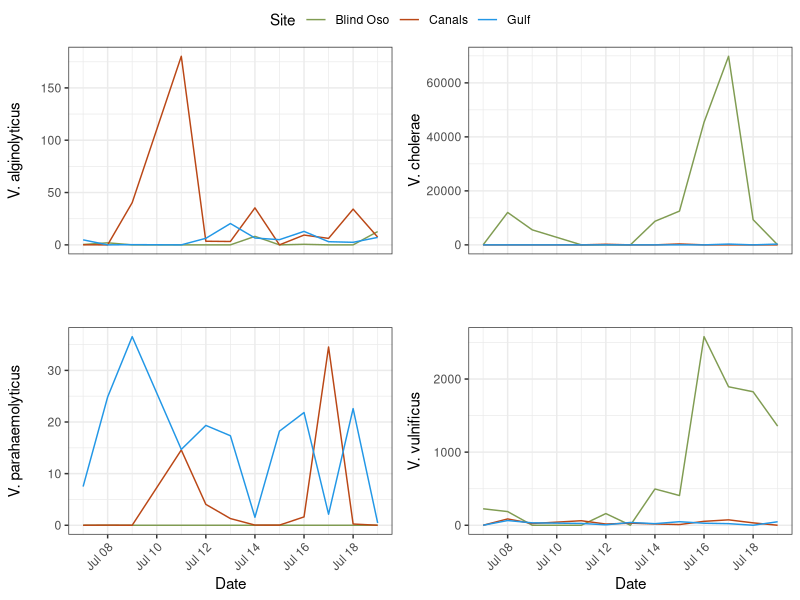
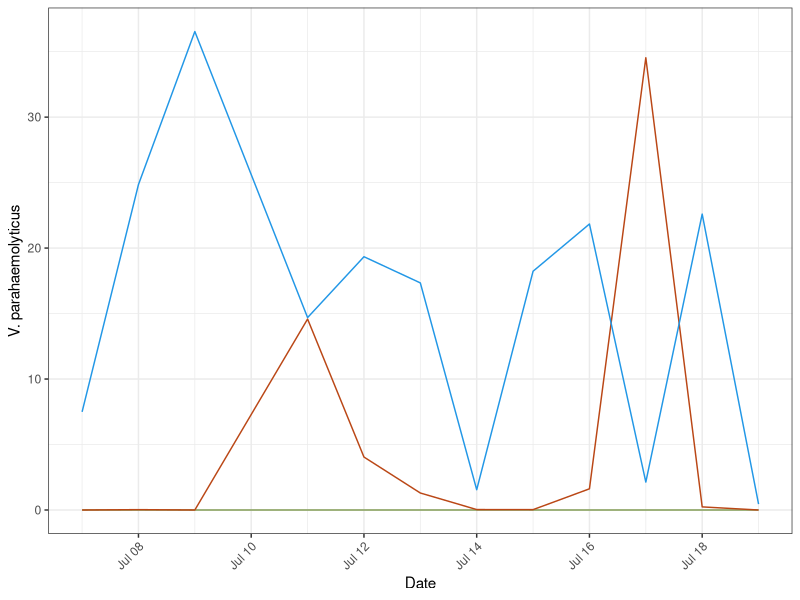
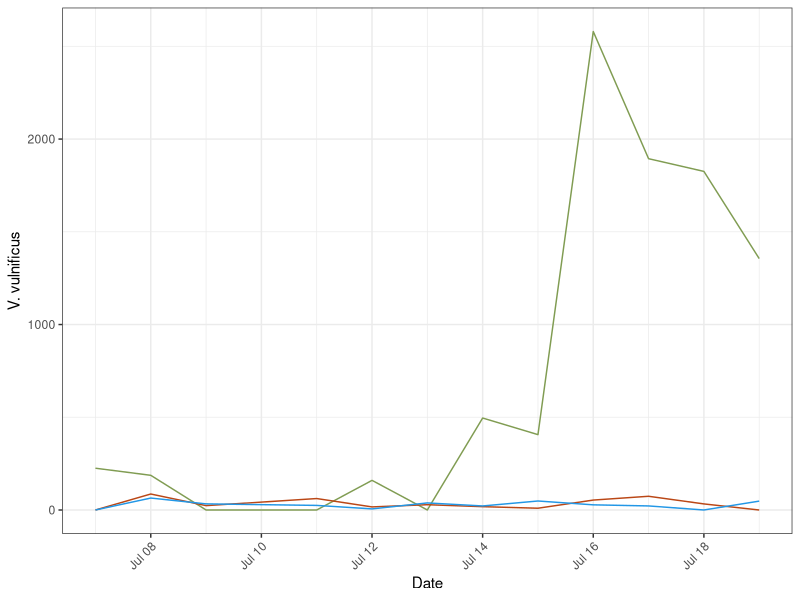
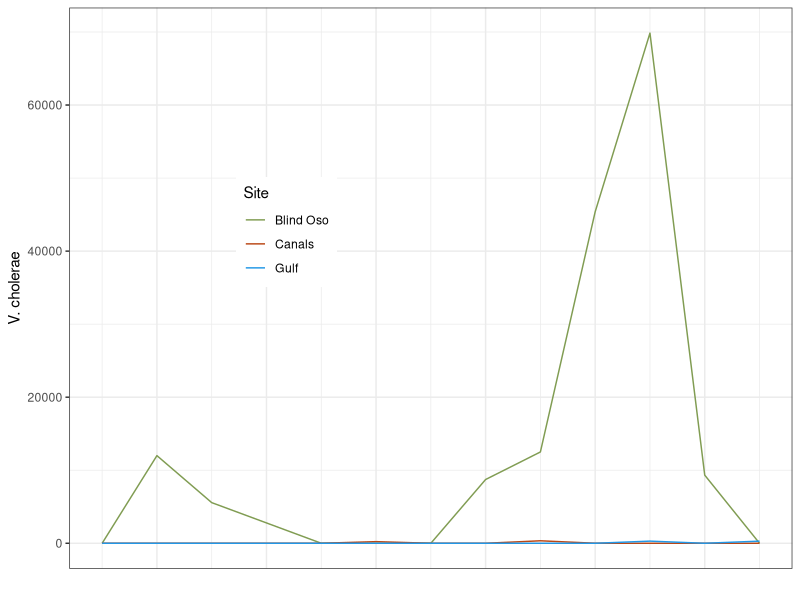
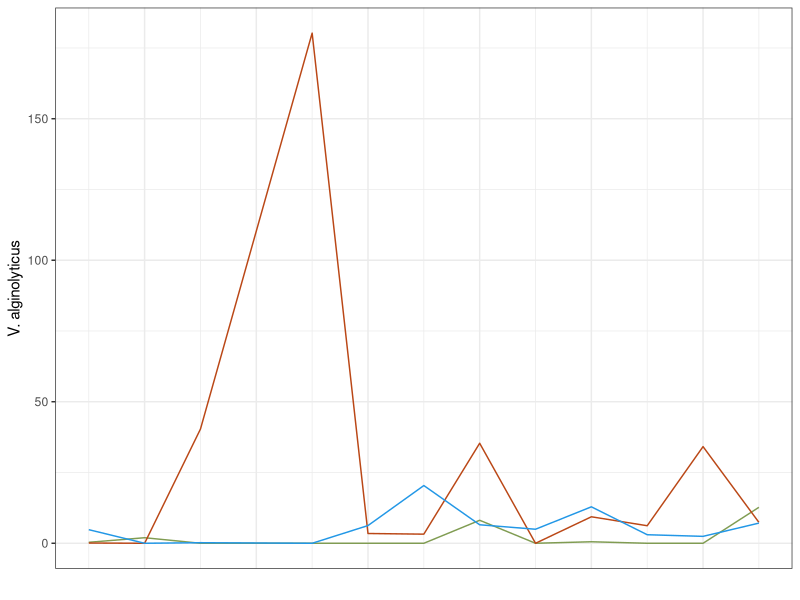
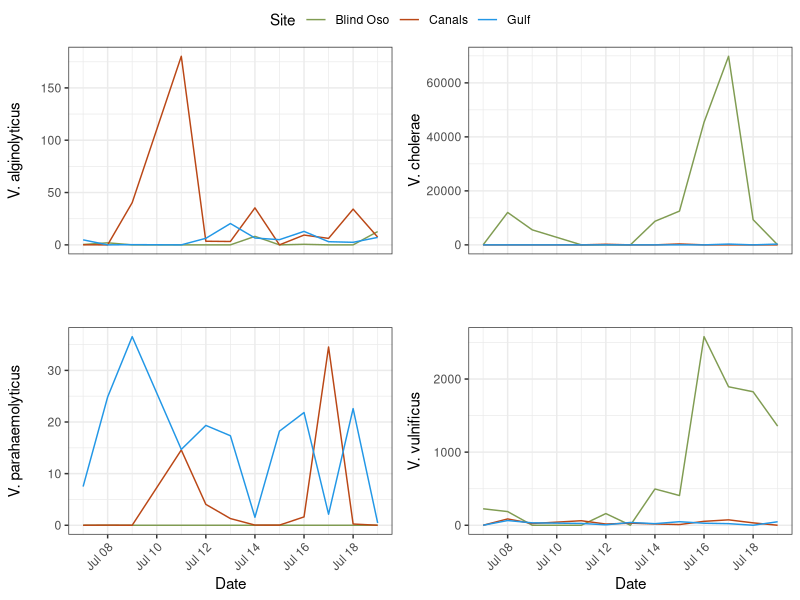

The R script that drew these images, in order: (Note: this script raises an error after producing the figures.)
## ---- chunk 1
library(here)
library(tidyverse)
library(lubridate)
library(ggpubr) #Stacking Plots
## ---- chunk 2
master<- read_csv(here("data", "processed_data","tx_master.csv"))
## ---- chunk 3
master<-
  master %>%
  rename("Site" = "site")
## ---- chunk 4
#png(file = here("results", "plots", "species_specific", "vp_daily.png"))
 vp<-
   master %>%
   filter(Type %in% "Daily") %>%
  ggplot() + geom_line(
    aes(x = date,
        y = Vp,
        color = Site))+ 
  #facet_wrap(~site)  +
  labs(x = "Date",
       y = "V. parahaemolyticus")+
      # title = "Daily Vibrio parahaemolyticus",
       #caption = "BO was 1:10")+
  theme_bw()+
  theme(
    plot.title = element_text(hjust = 0.5),
    axis.text.x = element_text(hjust = 1, angle = 45),
    legend.position = "none")+
  scale_color_manual(values = c("Blind Oso" = "#809C52",
                                "Canals" = "#ba4716",
                                "Gulf" = "4c848c"))
# dev.off()

 ggsave(here("results", "plots", "qpcr", "vp_daily.png"))
## ---- chunk 5
#png(file = here("results", "plots", "species_specific", "vv_daily.png"))
vv<-
 master %>%
   filter(Type %in% "Daily") %>%
  ggplot() + geom_line(
    aes(x = date,
        y = Vv,
        color = Site))+ 
 # facet_wrap(~site)  +
  labs(x = "Date",
       y = "V. vulnificus")+
     #  title = "Daily Vibrio vulnificus")+
  theme_bw()+
  theme(
    plot.title = element_text(hjust = 0.5),
    axis.text.x = element_text(hjust = 1, angle = 45),
    legend.position = "none")+ 
  scale_color_manual(values = c("Blind Oso" = "#809C52",
                                "Canals" = "#ba4716",
                                "Gulf" = "4c848c"))
#dev.off()

 ggsave(here("results", "plots","qpcr", "vv_daily.png"))
## ---- chunk 6
vc<-
  master %>%
   filter(Type %in% "Daily") %>%
  ggplot() + geom_line(
    aes(x = date,
        y = Vc,
        color = Site))+ 
  #facet_wrap(~site)  +
  labs(x = "",
       y = "V. cholerae",
       color = "Site")+
      # title = "Daily Vibrio cholerae ",
      # caption = "Blind Oso was 1:50")+
  theme_bw()+
  theme(
    plot.title = element_text(hjust = 0.5),
    axis.text.x = element_blank(),
    axis.ticks.x = element_blank(),
    legend.position = c(0.3,0.6))+ 
  scale_color_manual(values = c("Blind Oso" = "#809C52", #5 replicates
                                "Canals" = "#ba4716",#3
                                "Gulf" = "4c848c"))#3

 ggsave(here("results", "plots", "qpcr","vc_daily.png"))
## ---- chunk 7
va<-
  master %>%
   filter(Type %in% "Daily") %>%
  ggplot() + geom_line(
    aes(x = date,
        y = Va,
        color = Site))+ 
 # facet_wrap(~site)  +
  labs(x = "",
       y = "V. alginolyticus")+
       #title = "Daily Vibrio alginolyticus ")+
  theme_bw()+
  theme(
    plot.title = element_text(hjust = 0.5),
    axis.text.x = element_blank(),
    axis.ticks.x = element_blank(),
    legend.position = "none")+ 
  scale_color_manual(values = c("Blind Oso" = "#809C52", #5 replicates
                                "Canals" = "#ba4716",#3
                                "Gulf" = "4c848c"))#3

 ggsave(here("results", "plots", "qpcr","va_daily.png"))
## ---- chunk 8
ggarrange(va,vc,vp,vv,
          ncol = 2,nrow =2,
          common.legend = TRUE,
          align = "hv")

ggsave(here('results', 'plots', 'qpcr', 'species_by_site.png'))
## ---- chunk 9
yeet<-
  master %>%
  filter(between(date, as.Date('2022-07-07'), as.Date('2022-07-19')),
         hr_cst %in% "01",
         !date %in% as.Date('2022-07-10')) %>%
  dplyr::select(Site, date, 
         Vv)
## ---- chunk 10
spp<-
  master %>%
  filter(hr_cst %in% "01",
         date %in% as.Date('2022-07-07') : as.Date('2022-07-19'))%>%
  select(date, Va, Vc, Vp, Vv, site)

va<-
  spp %>%
  select(site, date, Va) %>%
  mutate(species = "Va") %>% 
  rename("copies_mL" = "Va")

vc<-
  spp %>%
  select(site, date, Vc) %>%
  mutate(species = "Vc") %>% 
  rename("copies_mL" = "Vc")

vp<-
  spp %>%
  select(site, date, Vp) %>%
  mutate(species = "Vp") %>% 
  rename("copies_mL" = "Vp")

vv<-
  spp %>%
  select(site, date, Vv) %>%
  mutate(species = "Vv") %>% 
  rename("copies_mL" = "Vv")

spp<-
  rbind(va,vc,vv,vp)
## ---- chunk 11
bo_spp<-
  spp %>%
  filter(site %in% "Blind Oso") %>%
  ggplot() + geom_line(
    aes(x = date,
        y = copies_mL,
        color = species)) +
  theme_bw() +
  labs(x = "Date",
       y = "Gene Copies per mL",
       title = "Blind Oso",
       color = "Species") +
  theme(legend.position = c(0.25, 0.8),
        legend.background = element_blank(),
        legend.box.background = element_rect(colour = "black"),
        axis.text.x = element_text(hjust = 1, angle = 45))
bo_spp
  
ggsave(here("results", "plots", "qpcr","bo_all_daily.png"))
## ---- chunk 12
c2_spp<-
  spp %>%
  filter(site %in% "Canals") %>%
  ggplot() + geom_line(
    aes(x = date,
        y = copies_mL,
        color = species)) +
  theme_bw() +
  labs(x = "Date",
       y = "Gene Copies per mL",
       title = "Canals",
       color = "Species") +
  theme(legend.position = "none",
         axis.text.x = element_text(hjust = 1, angle = 45))
c2_spp
  
ggsave(here("results", "plots", "qpcr","c2_all_daily.png"))
## ---- chunk 13
rd_spp<-
  spp %>%
  filter(site %in% "Gulf") %>%
  ggplot() + geom_line(
    aes(x = date,
        y = copies_mL,
        color = species))+
  theme_bw() +
  labs(x = "Date",
       y = "Gene Copies per mL",
       title = "Gulf",
       color = "Species") +
  theme(legend.position = "none",
         axis.text.x = element_text(hjust = 1, angle = 45))
rd_spp
  
ggsave(here("results", "plots", "qpcr","rd_all_daily.png"))
## ---- chunk 14
all_spp<-
  ggarrange(bo_spp, c2_spp, rd_spp,
            nrow = 1,
            ncol = 3)
all_spp

ggsave(here("results", "plots", "qpcr","species_all_daily.png"))
## ---- chunk 15
clean<-
  spp %>%
  filter(site %in% "Gulf" &
         species %in% "Vc")
## ---- chunk 16
clean<-
  clean %>%
  filter(between(date, as.Date('2022-07-07'), as.Date('2022-07-13')))

mean(clean$copies_mL)
## ---- chunk 17
#png(file = here("results", "plots", "species_specific", "vp_mon.png"))

  master %>%
  filter(Type %in% "Monthly") %>%
  ggplot() +
    geom_line(
    aes(
      x = date,
      y = Vp,
      color = site),
    size = 1)+ 
  theme_bw()+
     labs(title = "Vp",
       x = "Date",
       y = "Vibrio gene copies/mL") +
    facet_wrap(~site) +
  theme(axis.text.x = element_text(hjust = 1, angle = 45),
        plot.title = element_text(hjust = 0.5),
        legend.position = "none") +
  scale_color_manual(values = c("Blind Oso" = "#809C52",
                                "Canals" = "#ba4716",
                                "Gulf" = "4c848c"))+
  scale_x_date(date_breaks = "1 month", date_labels = "%b")

#dev.off()

 ggsave(here("results", "plots", "qpcr","vp_monthly.png"))
## ---- chunk 18
#png(file = here("results", "plots", "species_specific", "vv_mon.png"))
  master %>%
  filter(Type %in% "Monthly") %>%
  ggplot() +
    geom_line(
    aes(
      x = date,
      y = Vv,
      color = site),
    size = 1)+ 
  theme_bw()+
     labs(title = "Vv",
       x = "Date",
       y = "Vibrio gene copies/mL") +
    facet_wrap(~site) +
  theme(axis.text.x = element_text(hjust = 1, angle = 45),
        plot.title = element_text(hjust = 0.5),
        legend.position = "none") +
  scale_color_manual(values = c("Blind Oso" = "#809C52",
                                "Canals" = "#ba4716",
                                "Gulf" = "4c848c"))+
  scale_x_date(date_breaks = "1 month", date_labels = "%b")
#dev.off()

  ggsave(here("results", "plots", "qpcr","vv_monthly.png"))
## ---- chunk 19
  master %>%
  filter(Type %in% "Monthly") %>%
  ggplot() +
    geom_line(
    aes(
      x = date,
      y = Va,
      color = site),
    size = 1)+ 
  theme_bw()+
     labs(title = "Va",
       x = "Date",
       y = "Vibrio gene copies/mL") +
    facet_wrap(~site) +
  theme(axis.text.x = element_text(hjust = 1, angle = 45),
        plot.title = element_text(hjust = 0.5),
        legend.position = "none") +
  scale_color_manual(values = c("Blind Oso" = "#809C52",
                                "Canals" = "#ba4716",
                                "Gulf" = "4c848c"))+
  scale_x_date(date_breaks = "1 month", date_labels = "%b")
#dev.off()

 ggsave(here("results", "plots","qpcr", "va_monthly.png"))
## ---- chunk 20
  master %>%
  filter(Type %in% "Monthly") %>%
  ggplot() +
    geom_line(
    aes(
      x = date,
      y = Vc,
      color = site),
    size = 1)+ 
  theme_bw()+
     labs(title = "Vc",
       x = "Date",
       y = "Vibrio gene copies/mL") +
    facet_wrap(~site) +
  theme(axis.text.x = element_text(hjust = 1, angle = 45),
        plot.title = element_text(hjust = 0.5),
        legend.position = "none") +
  scale_color_manual(values = c("Blind Oso" = "#809C52",
                                "Canals" = "#ba4716",
                                "Gulf" = "4c848c"))+
  scale_x_date(date_breaks = "1 month", date_labels = "%b")
#dev.off()

 ggsave(here("results", "plots","qpcr", "vc_monthly.png"))
 
## ---- chunk 21
bo_spp_monthly<-
  master %>%
  filter(Type %in% "Monthly",
         site %in% "Blind Oso") %>%
  ggplot() +
  geom_line(
    aes(
      x = date,
      y = Vc),
      color = "#00BFC4",
    size = 1)+ 
  geom_line(
    aes(
      x = date,
      y = Vv),
      color = "#00BA38",
    size = 1)+ 
    geom_line(
    aes(
      x = date,
      y = Vp),
      color = "#C77CFF",
    size = 1)+ 
  theme_bw()+
     labs(title = "Vibrio Species at Blind Oso",
       x = "Date",
       y = "Vibrio gene copies/mL") +
  theme(axis.text.x = element_text(hjust = 1, angle = 45),
        plot.title = element_text(hjust = 0.5),
        legend.position = "none") 

bo_spp_monthly

#dev.off()
 ggsave(here("results", "plots","qpcr", "bo_all_monthly.png"))
## ---- chunk 22
c2_spp_monthly<-
  master %>%
  filter(Type %in% "Monthly",
         site %in% "Canals") %>%
  ggplot() +
  geom_line(
    aes(
      x = date,
      y = Vc),
      color = "#00BFC4",
    size = 1)+ 
  geom_line(
    aes(
      x = date,
      y = Vv),
      color = "#00BA38",
    size = 1)+ 
    geom_line(
    aes(
      x = date,
      y = Vp),
      color = "#C77CFF",
    size = 1)+ 
  theme_bw()+
     labs(title = "Vibrio Species at Canals",
       x = "Date",
       y = "Vibrio gene copies/mL") +
  theme(axis.text.x = element_text(hjust = 1, angle = 45),
        plot.title = element_text(hjust = 0.5),
        legend.position = "none") 

c2_spp_monthly

#dev.off()
 ggsave(here("results", "plots","qpcr", "c2_all_monthly.png"))
## ---- chunk 23
rd_spp_monthly<- 
  master %>%
  filter(Type %in% "Monthly",
         site %in% "Gulf") %>%
  ggplot() +
  geom_line(
    aes(
      x = date,
      y = Vc),
      color = "#00BFC4",
    size = 1)+ 
  geom_line(
    aes(
      x = date,
      y = Vv),
      color = "#00BA38",
    size = 1)+ 
    geom_line(
    aes(
      x = date,
      y = Vp),
      color = "#C77CFF",
    size = 1)+ 
  theme_bw()+
     labs(title = "Vibrio Species at Gulf",
       x = "Date",
       y = "Vibrio gene copies/mL") +
  theme(axis.text.x = element_text(hjust = 1, angle = 45),
        plot.title = element_text(hjust = 0.5),
        legend.position = "none") 

rd_spp_monthly

#dev.off()
 ggsave(here("results", "plots", "qpcr","rd_all_monthly.png"))
